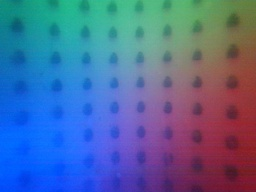
#> input picture src/img1.jpg, 256 x 192 px, shrunk from 640 x 480 before the run
$ python bo25fyp_3dreconstructure.py   (older library calls are emulated)
#> lines starting #> are read from the running program, lines starting #| are printed output that depends on the picture
import numpy as np
import cv2
import matplotlib.pyplot as plt

# Function to compute the gradient for a specific color channel
def compute_color_gradient(image, channel_index):
    channel = image[:, :, channel_index]
    gradient_x = cv2.Sobel(channel, cv2.CV_64F, 1, 0, ksize=5)  # Gradient in x-direction
    gradient_y = cv2.Sobel(channel, cv2.CV_64F, 0, 1, ksize=5)  # Gradient in y-direction
    gradient_magnitude = np.sqrt(gradient_x**2 + gradient_y**2)
    return gradient_magnitude

# Load the original and pressed images
original_image = cv2.imread('img1.jpg')  # No pressure image
#> original_image is the input picture: shape (192, 256, 3); mean B, G, R 156, 106.5, 78.7
pressed_image = cv2.imread('img3.jpg')    # Pressed image
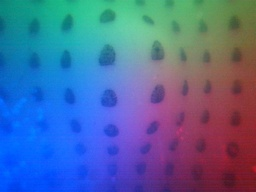
#> input picture src/img3.jpg, 256 x 192 px, shrunk from 640 x 480 before the run
#> pressed_image is the input picture: shape (192, 256, 3); mean B, G, R 157.5, 106.3, 78.2

# Calculate gradients for each color channel
red_gradient = compute_color_gradient(pressed_image, 2)  # Red channel
green_gradient = compute_color_gradient(pressed_image, 1)  # Green channel
#> call 2 of compute_color_gradient, with channel_index = 1
#> in compute_color_gradient (call 2), `channel = image[:, :, channel_index]`:
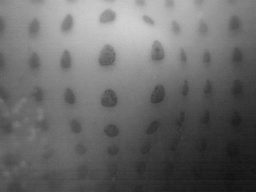
#> channel: shape (192, 256); min 16, max 209, mean 106.3
blue_gradient = compute_color_gradient(pressed_image, 0)  # Blue channel
#> call 3 of compute_color_gradient, with channel_index = 0
#> in compute_color_gradient (call 3), `channel = image[:, :, channel_index]`:
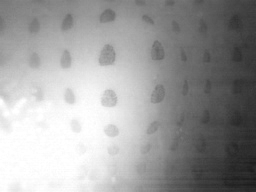
#> channel: shape (192, 256); min 26, max 255, mean 157.5
#> in compute_color_gradient (call 3), `gradient_x = cv2.Sobel(channel, cv2.CV_64F, 1, 0, ksize=5)`:
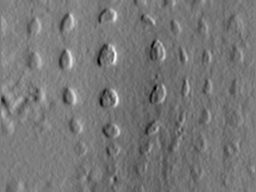
#> gradient_x: shape (192, 256) float64; min -1563, max 1609, mean -75.5; drawn with min black and max white
#> in compute_color_gradient (call 3), `gradient_y = cv2.Sobel(channel, cv2.CV_64F, 0, 1, ksize=5)`:
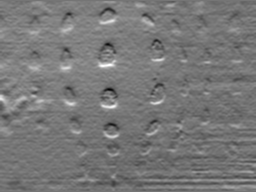
#> gradient_y: shape (192, 256) float64; min -1432, max 1666, mean 28.7; drawn with min black and max white

# Combine gradients into a single image
combined_gradient = np.maximum(red_gradient, np.maximum(green_gradient, blue_gradient))
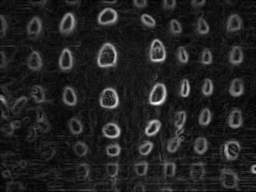
#> combined_gradient: shape (192, 256) float64; min 0, max 2714.2, mean 362.1; drawn with min black and max white

# Normalize combined gradient for depth estimation
combined_gradient_normalized = cv2.normalize(combined_gradient, None, 0, 255, cv2.NORM_MINMAX)

# Step 3: Estimate depth based on combined gradient
def estimate_depth(gradient):
    points_3D = []
    max_depth = 10  # Maximum depth to simulate (adjust as needed)

    for i in range(gradient.shape[0]):
        for j in range(gradient.shape[1]):
            if gradient[i, j] > 10:  # Threshold for significant gradients
                z = (1 - (gradient[i, j] / gradient.max())) * max_depth  # Normalize to depth
                points_3D.append((j, i, z))  # Store x, y, z coordinates
#> after the loop, points_3D = 49147 items

    return np.array(points_3D)

# Estimate 3D points from the combined gradient
points_3D = estimate_depth(combined_gradient)

# Visualize the 3D points
if len(points_3D) > 0:
    fig = plt.figure()
    ax = fig.add_subplot(111, projection='3d')
    ax.scatter(points_3D[:, 0], points_3D[:, 1], points_3D[:, 2], c='b', marker='o')
    ax.set_xlabel('X')
    ax.set_ylabel('Y')
    ax.set_zlabel('Z')
    plt.title('3D Reconstruction from Color Gradients')
    plt.show()
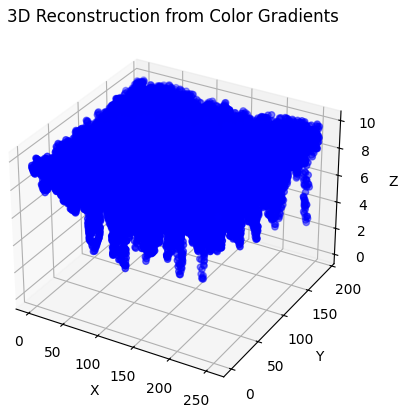
#> figure drawn by matplotlib, 1 panel
else:
    print("No valid points for reconstruction.")
